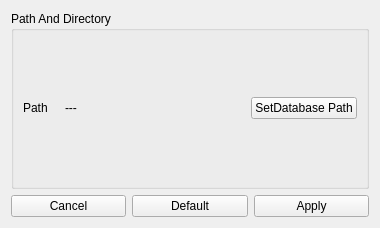
<?xml version="1.0" encoding="UTF-8"?>
<ui version="4.0">
 <class>Setting</class>
 <widget class="QWidget" name="Setting">
  <property name="geometry">
   <rect>
    <x>0</x>
    <y>0</y>
    <width>380</width>
    <height>228</height>
   </rect>
  </property>
  <property name="windowTitle">
   <string>Form</string>
  </property>
  <layout class="QGridLayout" name="gridLayout_4" rowstretch="1,0" rowminimumheight="0,0">
   <item row="0" column="0">
    <widget class="QGroupBox" name="groupBox">
     <property name="title">
      <string>Path And Directory</string>
     </property>
     <layout class="QGridLayout" name="gridLayout_2">
      <item row="0" column="0">
       <layout class="QGridLayout" name="gridLayout" columnstretch="1,5,2">
        <item row="0" column="2">
         <widget class="QPushButton" name="pushButtonSetDatabasePath">
          <property name="text">
           <string>SetDatabase Path</string>
          </property>
         </widget>
        </item>
        <item row="0" column="1">
         <widget class="QLabel" name="labelPath">
          <property name="text">
           <string>---</string>
          </property>
         </widget>
        </item>
        <item row="0" column="0">
         <widget class="QLabel" name="labelPathHelp">
          <property name="text">
           <string>Path</string>
          </property>
         </widget>
        </item>
       </layout>
      </item>
     </layout>
    </widget>
   </item>
   <item row="1" column="0">
    <layout class="QGridLayout" name="gridLayout_3">
     <item row="0" column="1">
      <widget class="QPushButton" name="pushButtonSetDefault">
       <property name="text">
        <string>Default</string>
       </property>
      </widget>
     </item>
     <item row="0" column="2">
      <widget class="QPushButton" name="pushButtonApplyChange">
       <property name="text">
        <string>Apply</string>
       </property>
      </widget>
     </item>
     <item row="0" column="0">
      <widget class="QPushButton" name="pushButtonCancel">
       <property name="text">
        <string>Cancel</string>
       </property>
      </widget>
     </item>
    </layout>
   </item>
  </layout>
 </widget>
 <resources/>
 <connections/>
</ui>
